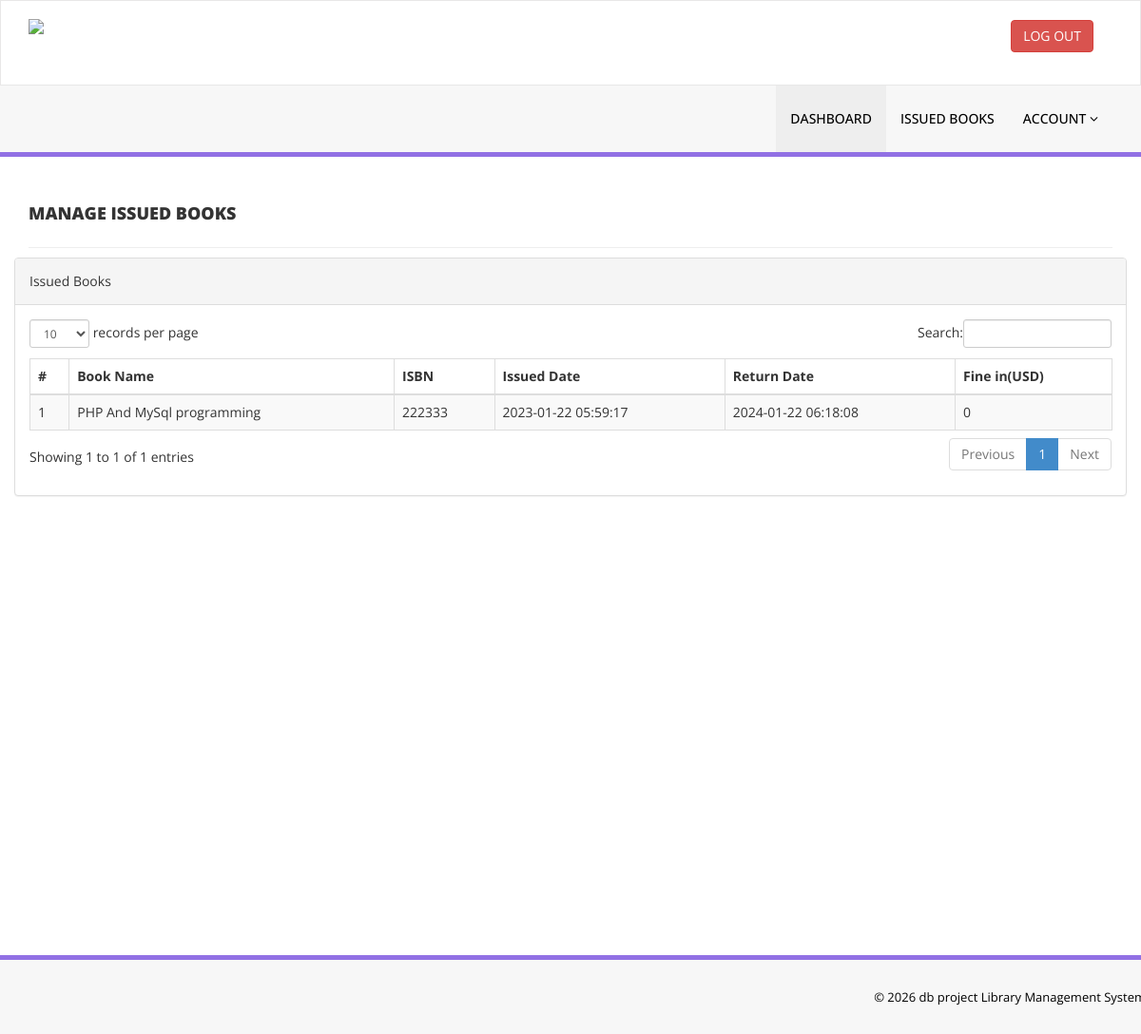
/library/issued-books.php (signed in), run on the app's committed database.
### tables this page shows
CREATE TABLE `tblissuedbookdetails` (
  `id` int(11) NOT NULL,
  `BookId` int(11) DEFAULT NULL,
  `StudentID` varchar(150) DEFAULT NULL,
  `IssuesDate` timestamp NULL DEFAULT current_timestamp(),
  `ReturnDate` timestamp NULL DEFAULT NULL ON UPDATE current_timestamp(),
  `RetrunStatus` int(1) DEFAULT NULL,
  `fine` int(11) DEFAULT NULL
);

CREATE TABLE `tblbooks` (
  `id` int(11) NOT NULL,
  `BookName` varchar(255) DEFAULT NULL,
  `CatId` int(11) DEFAULT NULL,
  `AuthorId` int(11) DEFAULT NULL,
  `ISBNNumber` varchar(25) DEFAULT NULL,
  `BookPrice` decimal(10,2) DEFAULT NULL,
  `bookImage` varchar(250) NOT NULL,
  `isIssued` int(1) DEFAULT NULL,
  `RegDate` timestamp NULL DEFAULT current_timestamp(),
  `UpdationDate` timestamp NULL DEFAULT NULL ON UPDATE current_timestamp()
);

### library/issued-books.php (the view, shortened to what this page needs)
<?php
include('includes/config.php');
if(strlen($_SESSION['login'])==0)
    {
header('location:index.php');
}
else{
    ?>
<!DOCTYPE html>
<html xmlns="http://www.w3.org/1999/xhtml">
<head>
    <link href="assets/css/bootstrap.css" rel="stylesheet" />
    <link href="assets/css/font-awesome.css" rel="stylesheet" />
    <link href="assets/js/dataTables/dataTables.bootstrap.css" rel="stylesheet" />
    <link href="assets/css/style.css" rel="stylesheet" />
</head>
<body>
<?php include('includes/header.php');?>
    <div class="content-wrapper">
         <div class="container">
        <div class="row pad-botm">
            <div class="col-md-12">
                <h4 class="header-line">Manage Issued Books</h4>
    </div>
            <div class="row">
                <div class="col-md-12">
                    <div class="panel panel-default">
                        <div class="panel-heading">
                          Issued Books
                        </div>
                        <div class="panel-body">
                            <div class="table-responsive">
                                <table class="table table-striped table-bordered table-hover" id="dataTables-example">
                                    <thead>
                                        <tr>
                                            <th>#</th>
                                            <th>Book Name</th>
                                            <th>ISBN </th>
                                            <th>Issued Date</th>
                                            <th>Return Date</th>
                                            <th>Fine in(USD)</th>
                                        </tr>
                                    </thead>
                                    <tbody>
<?php
$sid=$_SESSION['stdid'];
$sql="SELECT tblbooks.BookName,tblbooks.ISBNNumber,tblissuedbookdetails.IssuesDate,tblissuedbookdetails.ReturnDate,tblissuedbookdetails.id as rid,tblissuedbookdetails.fine from  tblissuedbookdetails join tblstudents on tblstudents.StudentId=tblissuedbookdetails.StudentId join tblbooks on tblbooks.id=tblissuedbookdetails.BookId where tblstudents.StudentId=:sid order by tblissuedbookdetails.id desc";
$query = $dbh -> prepare($sql);
$query-> bindParam(':sid', $sid, PDO::PARAM_STR);
$query->execute();
$results=$query->fetchAll(PDO::FETCH_OBJ);
$cnt=1;
if($query->rowCount() > 0)
{
foreach($results as $result)
{               ?>
                                        <tr class="odd gradeX">
                                            <td class="center"><?php echo htmlentities($cnt);?></td>
                                            <td class="center"><?php echo htmlentities($result->BookName);?></td>
                                            <td class="center"><?php echo htmlentities($result->ISBNNumber);?></td>
                                            <td class="center"><?php echo htmlentities($result->IssuesDate);?></td>
                                            <td class="center"><?php if($result->ReturnDate=="")
                                            {?>
                                            <span style="color:red">
                                             <?php   echo htmlentities("Not Return Yet"); ?>
                                                </span>
                                            <?php } else {
                                            echo htmlentities($result->ReturnDate);
                                        }
                                            ?></td>
                                              <td class="center"><?php echo htmlentities($result->fine);?></td>
                                        </tr>
 <?php $cnt=$cnt+1;}} ?>
                                    </tbody>
                                </table>
                            </div>
                        </div>
                    </div>
                </div>
            </div>
    </div>
    </div>
    </div>
  <?php include('includes/footer.php');?>
</body>
</html>
<?php } ?>

### library/assets/css/style.css (style rules this page uses)
.content-wrapper { margin-top: 40px; min-height:800px; padding-bottom:90px; }
.header-line { font-weight:900; padding-bottom:25px; border-bottom:1px solid #eeeeee; text-transform:uppercase; }
.pad-botm { padding-bottom:30px; }

### data on the page
tblissuedbookdetails: BookId.BookName "PHP And MySql programming", BookId.ISBNNumber "222333", IssuesDate "2023-01-22 05:59:17", ReturnDate "2024-01-22 06:18:08", fine "0"
